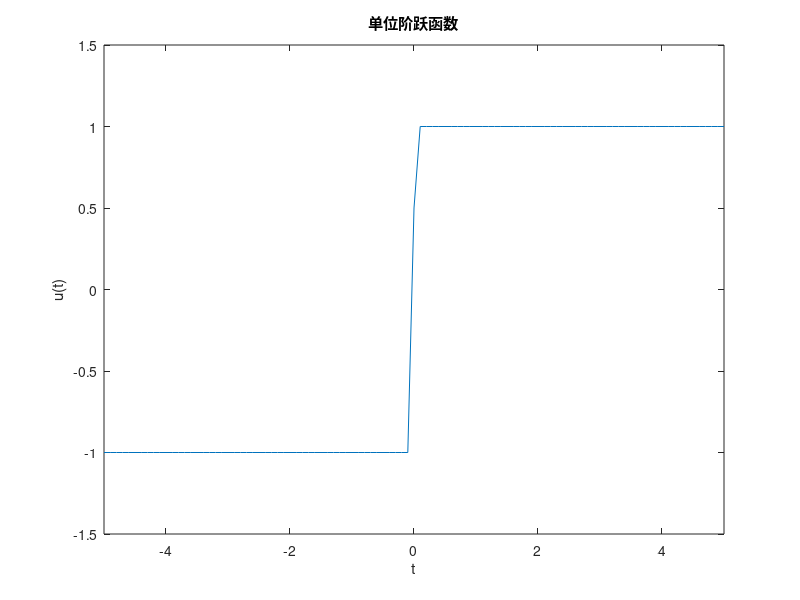

Recreate this plot in MATLAB.
x=-5:0.1:5;
y=sign(x);
y(y==0)=0.5

plot(x,y)
axis([-5,5,-1.5,1.5])
xlabel('t')
ylabel('u(t)')
title('单位阶跃函数')